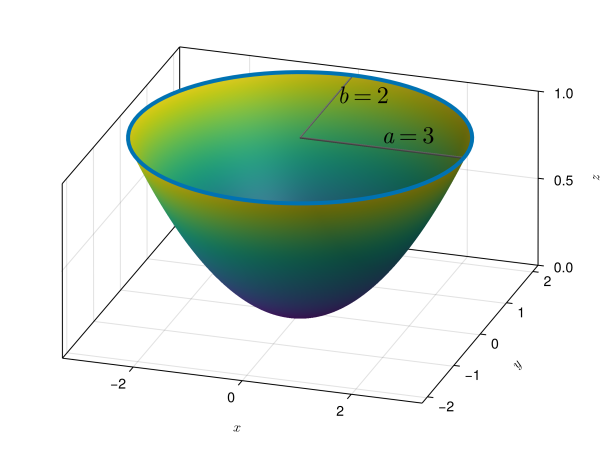

Julia code for this plot:
using CairoMakie    
graphictype = "pdf"
CairoMakie.activate!(type = graphictype)
myblue = RGBf(0.067,0.529,0.871)
myred = RGBf(1.0, 0.13, 0.32)

# Define the grid
xs = range(-3, 3, 600)
ys = range(-2, 2, 400)
f(x, y) = x^2 / 9 + y^2 / 4
zs = [(x^2 / 9 + y^2 / 4) <= 1 ? (x^2 / 9 + y^2 / 4) : NaN for x in xs, y in ys]

fig = Figure()
ax = Axis3(fig[1,1], 
    xlabel = L"$x$", ylabel = L"$y$", zlabel = L"$z$", azimuth= -pi/2.5, aspect = (1, 1, 0.5))
zlims!(ax, 0, 1)

# Plot the surface
surface!(ax, xs, ys, zs, color = :blue, transparency = true)
arrows!(ax, [Point3(0, 0, 1)], [Point3(3, 0, 0), Point3(0,2,0)], color = :gray, linewidth = 0.01, arrowsize = 0, fxaa=true)
ts = range(0, 2pi, 100)
f(t) = [3cos(t), 2sin(t), 1]
points = Point3.(f.(ts))
lines!(ax, points, linewidth = 4)
text!(ax, Point3(1.5, 0, 1), text = L"$a=3$", fontsize = 24)
text!(ax, Point3(0.2, 1, 1), text = L"$b=2$", fontsize = 24)
# Display the figure
save("img/paraboloide-eliptico." * graphictype, fig, pt_per_unit = 1)

fig
